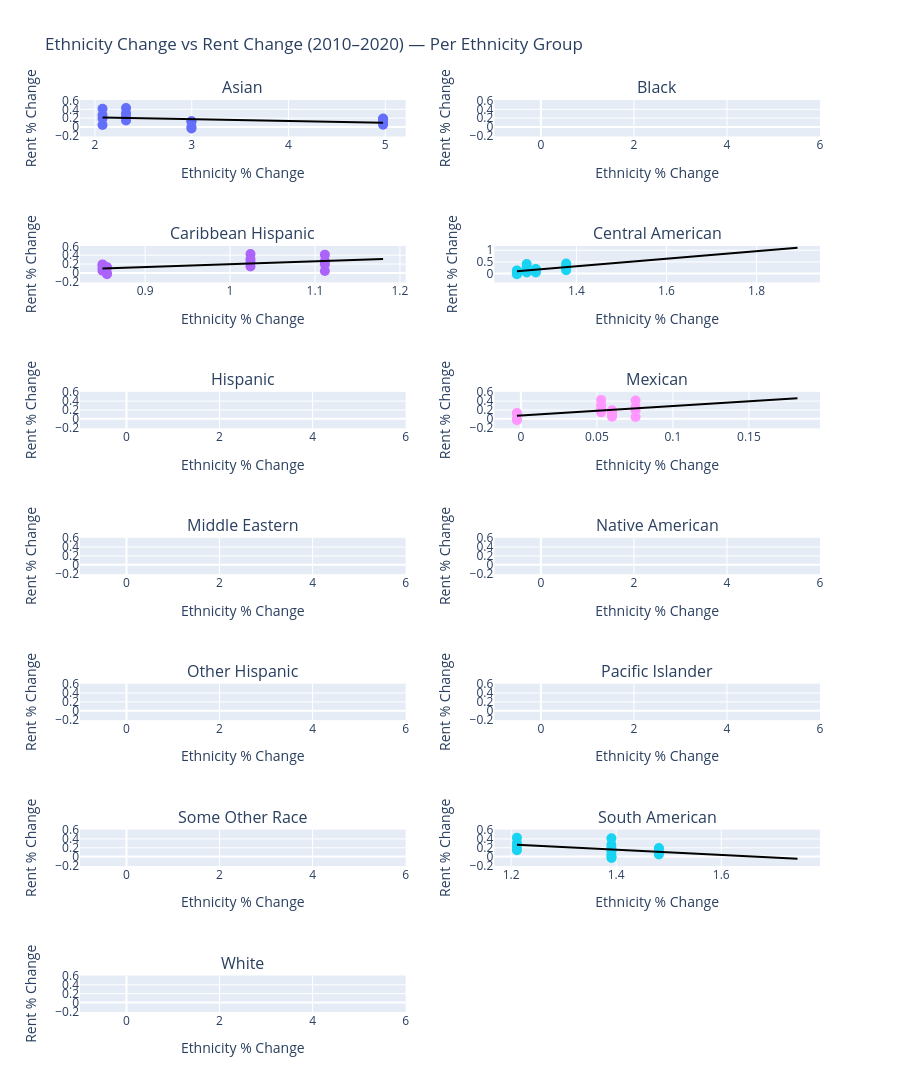

The notebook cell saved with this chart:
### Code cell
import plotly.graph_objects as go
from plotly.subplots import make_subplots
import numpy as np

# Get unique ethnicity groups
groups = df_merged['group'].unique()
n_groups = len(groups)

# Create subplot grid (auto layout: 2 columns)
cols = 2
rows = int(np.ceil(n_groups / cols))

fig = make_subplots(
    rows=rows,
    cols=cols,
    subplot_titles=groups,
    horizontal_spacing=0.12,
    vertical_spacing=0.12
)

row = 1
col = 1

for group in groups:
    sub = df_merged[df_merged['group'] == group]

    # Scatter points
    fig.add_trace(
        go.Scatter(
            x=sub['change_pct'],
            y=sub['rent_change_pct'],
            mode='markers',
            name=group,
            marker=dict(size=10),
            text=sub['borough'],
            hovertemplate=(
                "<b>%{text}</b><br>" +
                "Ethnicity change: %{x:.2%}<br>" +
                "Rent change: %{y:.2%}<br>"
            )
        ),
        row=row, col=col
    )

    # Regression line
    x = sub['change_pct']
    y = sub['rent_change_pct']

    m, b = safe_regression(x, y)

    if m is not None:
        x_line = np.linspace(x.min(), x.max(), 50)
        y_line = m * x_line + b

        fig.add_trace(
            go.Scatter(
                x=x_line,
                y=y_line,
                mode='lines',
                line=dict(color='black', width=2),
                showlegend=False
            ),
            row=row, col=col
        )
    else:
        print(f"Skipping regression for {group} (insufficient data or variance)")

    # Move to next subplot
    col += 1
    if col > cols:
        col = 1
        row += 1


# Layout
fig.update_layout(
    height=300 * rows,
    width=900,
    title="Ethnicity Change vs Rent Change (2010–2020) — Per Ethnicity Group",
    showlegend=False
)

fig.update_xaxes(title_text="Ethnicity % Change")
fig.update_yaxes(title_text="Rent % Change")

fig.show()

### Figure 1 — Plotly figure (JSON) as saved in the notebook; plotly's stock layout.template omitted (floating-point values rounded to 4 significant figures)
{"data": [{"hovertemplate": "<b>%{text}</b><br>Ethnicity change: %{x:.2%}<br>Rent change: %{y:.2%}<br>", "marker": {"size": 10}, "mode": "markers", "name": "Asian", "text": ["BRONX", "BRONX", "BRONX", "BRONX", "BROOKLYN", "BROOKLYN", "BROOKLYN", "BROOKLYN", "MANHATTAN", "MANHATTAN", "MANHATTAN", "MANHATTAN", "QUEENS", "QUEENS", "QUEENS", "QUEENS", "STATEN ISLAND", "STATEN ISLAND", "STATEN ISLAND", "STATEN ISLAND"], "type": "scatter", "x": [2.078, 2.078, 2.078, 2.078, 4.977, 4.977, 4.977, 4.977, 2.997, 2.997, 2.997, 2.997, 2.321, 2.321, 2.321, 2.321, 2.946, 2.946, 2.946, 2.946], "xaxis": "x", "y": [0.2691, 0.04355, 0.1936, 0.4126, 0.1702, 0.09909, 0.05013, 0.1928, 0.1308, -0.0005138, -0.03158, 0.1245, 0.2273, 0.1462, 0.4277, 0.3083, NaN, NaN, NaN, NaN], "yaxis": "y"}, {"line": {"color": "black", "width": 2}, "mode": "lines", "showlegend": false, "type": "scatter", "x": [2.078, 2.138, 2.197, 2.256, 2.315, 2.374, 2.433, 2.493, 2.552, 2.611, 2.67, 2.729, 2.788, 2.848, 2.907, 2.966, 3.025, 3.084, 3.143, 3.202, 3.262, 3.321, 3.38, 3.439, 3.498, 3.557, 3.617, 3.676, 3.735, 3.794, 3.853, 3.912, 3.972, 4.031, 4.09, 4.149, 4.208, 4.267, 4.327, 4.386, 4.445, 4.504, 4.563, 4.622, 4.681, 4.741, 4.8, 4.859, 4.918, 4.977], "xaxis": "x", "y": [0.2142, 0.2117, 0.2093, 0.2069, 0.2045, 0.2021, 0.1997, 0.1973, 0.1948, 0.1924, 0.19, 0.1876, 0.1852, 0.1828, 0.1804, 0.1779, 0.1755, 0.1731, 0.1707, 0.1683, 0.1659, 0.1635, 0.161, 0.1586, 0.1562, 0.1538, 0.1514, 0.149, 0.1466, 0.1441, 0.1417, 0.1393, 0.1369, 0.1345, 0.1321, 0.1297, 0.1272, 0.1248, 0.1224, 0.12, 0.1176, 0.1152, 0.1128, 0.1103, 0.1079, 0.1055, 0.1031, 0.1007, 0.09827, 0.09586], "yaxis": "y"}, {"hovertemplate": "<b>%{text}</b><br>Ethnicity change: %{x:.2%}<br>Rent change: %{y:.2%}<br>", "marker": {"size": 10}, "mode": "markers", "name": "Black", "text": ["BRONX", "BRONX", "BRONX", "BRONX", "BROOKLYN", "BROOKLYN", "BROOKLYN", "BROOKLYN", "MANHATTAN", "MANHATTAN", "MANHATTAN", "MANHATTAN", "QUEENS", "QUEENS", "QUEENS", "QUEENS", "STATEN ISLAND", "STATEN ISLAND", "STATEN ISLAND", "STATEN ISLAND"], "type": "scatter", "x": [Infinity, Infinity, Infinity, Infinity, Infinity, Infinity, Infinity, Infinity, Infinity, Infinity, Infinity, Infinity, Infinity, Infinity, Infinity, Infinity, Infinity, Infinity, Infinity, Infinity], "xaxis": "x2", "y": [0.2691, 0.04355, 0.1936, 0.4126, 0.1702, 0.09909, 0.05013, 0.1928, 0.1308, -0.0005138, -0.03158, 0.1245, 0.2273, 0.1462, 0.4277, 0.3083, NaN, NaN, NaN, NaN], "yaxis": "y2"}, {"hovertemplate": "<b>%{text}</b><br>Ethnicity change: %{x:.2%}<br>Rent change: %{y:.2%}<br>", "marker": {"size": 10}, "mode": "markers", "name": "Caribbean Hispanic", "text": ["BRONX", "BRONX", "BRONX", "BRONX", "BROOKLYN", "BROOKLYN", "BROOKLYN", "BROOKLYN", "MANHATTAN", "MANHATTAN", "MANHATTAN", "MANHATTAN", "QUEENS", "QUEENS", "QUEENS", "QUEENS", "STATEN ISLAND", "STATEN ISLAND", "STATEN ISLAND", "STATEN ISLAND"], "type": "scatter", "x": [1.112, 1.112, 1.112, 1.112, 0.8499, 0.8499, 0.8499, 0.8499, 0.8551, 0.8551, 0.8551, 0.8551, 1.024, 1.024, 1.024, 1.024, 1.18, 1.18, 1.18, 1.18], "xaxis": "x3", "y": [0.2691, 0.04355, 0.1936, 0.4126, 0.1702, 0.09909, 0.05013, 0.1928, 0.1308, -0.0005138, -0.03158, 0.1245, 0.2273, 0.1462, 0.4277, 0.3083, NaN, NaN, NaN, NaN], "yaxis": "y3"}, {"line": {"color": "black", "width": 2}, "mode": "lines", "showlegend": false, "type": "scatter", "x": [0.8499, 0.8566, 0.8634, 0.8701, 0.8768, 0.8836, 0.8903, 0.8971, 0.9038, 0.9105, 0.9173, 0.924, 0.9308, 0.9375, 0.9442, 0.951, 0.9577, 0.9645, 0.9712, 0.9779, 0.9847, 0.9914, 0.9981, 1.005, 1.012, 1.018, 1.025, 1.032, 1.039, 1.045, 1.052, 1.059, 1.066, 1.072, 1.079, 1.086, 1.093, 1.099, 1.106, 1.113, 1.119, 1.126, 1.133, 1.14, 1.146, 1.153, 1.16, 1.167, 1.173, 1.18], "xaxis": "x3", "y": [0.1013, 0.1057, 0.11, 0.1144, 0.1188, 0.1231, 0.1275, 0.1319, 0.1362, 0.1406, 0.145, 0.1493, 0.1537, 0.158, 0.1624, 0.1668, 0.1711, 0.1755, 0.1799, 0.1842, 0.1886, 0.193, 0.1973, 0.2017, 0.2061, 0.2104, 0.2148, 0.2192, 0.2235, 0.2279, 0.2323, 0.2366, 0.241, 0.2454, 0.2497, 0.2541, 0.2585, 0.2628, 0.2672, 0.2716, 0.2759, 0.2803, 0.2847, 0.289, 0.2934, 0.2977, 0.3021, 0.3065, 0.3108, 0.3152], "yaxis": "y3"}, {"hovertemplate": "<b>%{text}</b><br>Ethnicity change: %{x:.2%}<br>Rent change: %{y:.2%}<br>", "marker": {"size": 10}, "mode": "markers", "name": "Central American", "text": ["BRONX", "BRONX", "BRONX", "BRONX", "BROOKLYN", "BROOKLYN", "BROOKLYN", "BROOKLYN", "MANHATTAN", "MANHATTAN", "MANHATTAN", "MANHATTAN", "QUEENS", "QUEENS", "QUEENS", "QUEENS", "STATEN ISLAND", "STATEN ISLAND", "STATEN ISLAND", "STATEN ISLAND"], "type": "scatter", "x": [1.29, 1.29, 1.29, 1.29, 1.31, 1.31, 1.31, 1.31, 1.268, 1.268, 1.268, 1.268, 1.377, 1.377, 1.377, 1.377, 1.891, 1.891, 1.891, 1.891], "xaxis": "x4", "y": [0.2691, 0.04355, 0.1936, 0.4126, 0.1702, 0.09909, 0.05013, 0.1928, 0.1308, -0.0005138, -0.03158, 0.1245, 0.2273, 0.1462, 0.4277, 0.3083, NaN, NaN, NaN, NaN], "yaxis": "y4"}, {"line": {"color": "black", "width": 2}, "mode": "lines", "showlegend": false, "type": "scatter", "x": [1.268, 1.281, 1.293, 1.306, 1.319, 1.331, 1.344, 1.357, 1.37, 1.382, 1.395, 1.408, 1.42, 1.433, 1.446, 1.459, 1.471, 1.484, 1.497, 1.509, 1.522, 1.535, 1.548, 1.56, 1.573, 1.586, 1.598, 1.611, 1.624, 1.637, 1.649, 1.662, 1.675, 1.687, 1.7, 1.713, 1.726, 1.738, 1.751, 1.764, 1.776, 1.789, 1.802, 1.815, 1.827, 1.84, 1.853, 1.865, 1.878, 1.891], "xaxis": "x4", "y": [0.103, 0.1235, 0.144, 0.1645, 0.185, 0.2055, 0.226, 0.2465, 0.267, 0.2875, 0.308, 0.3285, 0.3491, 0.3696, 0.3901, 0.4106, 0.4311, 0.4516, 0.4721, 0.4926, 0.5131, 0.5336, 0.5541, 0.5746, 0.5951, 0.6156, 0.6361, 0.6566, 0.6771, 0.6976, 0.7181, 0.7386, 0.7591, 0.7796, 0.8001, 0.8206, 0.8412, 0.8617, 0.8822, 0.9027, 0.9232, 0.9437, 0.9642, 0.9847, 1.005, 1.026, 1.046, 1.067, 1.087, 1.108], "yaxis": "y4"}, {"hovertemplate": "<b>%{text}</b><br>Ethnicity change: %{x:.2%}<br>Rent change: %{y:.2%}<br>", "marker": {"size": 10}, "mode": "markers", "name": "Hispanic", "text": ["BRONX", "BRONX", "BRONX", "BRONX", "BROOKLYN", "BROOKLYN", "BROOKLYN", "BROOKLYN", "MANHATTAN", "MANHATTAN", "MANHATTAN", "MANHATTAN", "QUEENS", "QUEENS", "QUEENS", "QUEENS", "STATEN ISLAND", "STATEN ISLAND", "STATEN ISLAND", "STATEN ISLAND"], "type": "scatter", "x": [NaN, NaN, NaN, NaN, NaN, NaN, NaN, NaN, NaN, NaN, NaN, NaN, NaN, NaN, NaN, NaN, NaN, NaN, NaN, NaN], "xaxis": "x5", "y": [0.2691, 0.04355, 0.1936, 0.4126, 0.1702, 0.09909, 0.05013, 0.1928, 0.1308, -0.0005138, -0.03158, 0.1245, 0.2273, 0.1462, 0.4277, 0.3083, NaN, NaN, NaN, NaN], "yaxis": "y5"}, {"hovertemplate": "<b>%{text}</b><br>Ethnicity change: %{x:.2%}<br>Rent change: %{y:.2%}<br>", "marker": {"size": 10}, "mode": "markers", "name": "Mexican", "text": ["BRONX", "BRONX", "BRONX", "BRONX", "BROOKLYN", "BROOKLYN", "BROOKLYN", "BROOKLYN", "MANHATTAN", "MANHATTAN", "MANHATTAN", "MANHATTAN", "QUEENS", "QUEENS", "QUEENS", "QUEENS", "STATEN ISLAND", "STATEN ISLAND", "STATEN ISLAND", "STATEN ISLAND"], "type": "scatter", "x": [0.07544, 0.07544, 0.07544, 0.07544, 0.05996, 0.05996, 0.05996, 0.05996, -0.002597, -0.002597, -0.002597, -0.002597, 0.05276, 0.05276, 0.05276, 0.05276, 0.1819, 0.1819, 0.1819, 0.1819], "xaxis": "x6", "y": [0.2691, 0.04355, 0.1936, 0.4126, 0.1702, 0.09909, 0.05013, 0.1928, 0.1308, -0.0005138, -0.03158, 0.1245, 0.2273, 0.1462, 0.4277, 0.3083, NaN, NaN, NaN, NaN], "yaxis": "y6"}, {"line": {"color": "black", "width": 2}, "mode": "lines", "showlegend": false, "type": "scatter", "x": [-0.002597, 0.001168, 0.004934, 0.0087, 0.01247, 0.01623, 0.02, 0.02376, 0.02753, 0.03129, 0.03506, 0.03882, 0.04259, 0.04636, 0.05012, 0.05389, 0.05765, 0.06142, 0.06518, 0.06895, 0.07272, 0.07648, 0.08025, 0.08401, 0.08778, 0.09154, 0.09531, 0.09908, 0.1028, 0.1066, 0.1104, 0.1141, 0.1179, 0.1217, 0.1254, 0.1292, 0.133, 0.1367, 0.1405, 0.1443, 0.148, 0.1518, 0.1556, 0.1593, 0.1631, 0.1669, 0.1706, 0.1744, 0.1782, 0.1819], "xaxis": "x6", "y": [0.06758, 0.07566, 0.08375, 0.09183, 0.09991, 0.108, 0.1161, 0.1242, 0.1322, 0.1403, 0.1484, 0.1565, 0.1646, 0.1727, 0.1807, 0.1888, 0.1969, 0.205, 0.2131, 0.2211, 0.2292, 0.2373, 0.2454, 0.2535, 0.2616, 0.2696, 0.2777, 0.2858, 0.2939, 0.302, 0.3101, 0.3181, 0.3262, 0.3343, 0.3424, 0.3505, 0.3586, 0.3666, 0.3747, 0.3828, 0.3909, 0.399, 0.407, 0.4151, 0.4232, 0.4313, 0.4394, 0.4475, 0.4555, 0.4636], "yaxis": "y6"}, {"hovertemplate": "<b>%{text}</b><br>Ethnicity change: %{x:.2%}<br>Rent change: %{y:.2%}<br>", "marker": {"size": 10}, "mode": "markers", "name": "Middle Eastern", "text": ["BRONX", "BRONX", "BRONX", "BRONX", "BROOKLYN", "BROOKLYN", "BROOKLYN", "BROOKLYN", "MANHATTAN", "MANHATTAN", "MANHATTAN", "MANHATTAN", "QUEENS", "QUEENS", "QUEENS", "QUEENS", "STATEN ISLAND", "STATEN ISLAND", "STATEN ISLAND", "STATEN ISLAND"], "type": "scatter", "x": [Infinity, Infinity, Infinity, Infinity, Infinity, Infinity, Infinity, Infinity, Infinity, Infinity, Infinity, Infinity, Infinity, Infinity, Infinity, Infinity, Infinity, Infinity, Infinity, Infinity], "xaxis": "x7", "y": [0.2691, 0.04355, 0.1936, 0.4126, 0.1702, 0.09909, 0.05013, 0.1928, 0.1308, -0.0005138, -0.03158, 0.1245, 0.2273, 0.1462, 0.4277, 0.3083, NaN, NaN, NaN, NaN], "yaxis": "y7"}, {"hovertemplate": "<b>%{text}</b><br>Ethnicity change: %{x:.2%}<br>Rent change: %{y:.2%}<br>", "marker": {"size": 10}, "mode": "markers", "name": "Native American", "text": ["BRONX", "BRONX", "BRONX", "BRONX", "BROOKLYN", "BROOKLYN", "BROOKLYN", "BROOKLYN", "MANHATTAN", "MANHATTAN", "MANHATTAN", "MANHATTAN", "QUEENS", "QUEENS", "QUEENS", "QUEENS", "STATEN ISLAND", "STATEN ISLAND", "STATEN ISLAND", "STATEN ISLAND"], "type": "scatter", "x": [Infinity, Infinity, Infinity, Infinity, Infinity, Infinity, Infinity, Infinity, Infinity, Infinity, Infinity, Infinity, Infinity, Infinity, Infinity, Infinity, Infinity, Infinity, Infinity, Infinity], "xaxis": "x8", "y": [0.2691, 0.04355, 0.1936, 0.4126, 0.1702, 0.09909, 0.05013, 0.1928, 0.1308, -0.0005138, -0.03158, 0.1245, 0.2273, 0.1462, 0.4277, 0.3083, NaN, NaN, NaN, NaN], "yaxis": "y8"}, {"hovertemplate": "<b>%{text}</b><br>Ethnicity change: %{x:.2%}<br>Rent change: %{y:.2%}<br>", "marker": {"size": 10}, "mode": "markers", "name": "Other Hispanic", "text": ["BRONX", "BRONX", "BRONX", "BRONX", "BROOKLYN", "BROOKLYN", "BROOKLYN", "BROOKLYN", "MANHATTAN", "MANHATTAN", "MANHATTAN", "MANHATTAN", "QUEENS", "QUEENS", "QUEENS", "QUEENS", "STATEN ISLAND", "STATEN ISLAND", "STATEN ISLAND", "STATEN ISLAND"], "type": "scatter", "x": [Infinity, Infinity, Infinity, Infinity, Infinity, Infinity, Infinity, Infinity, Infinity, Infinity, Infinity, Infinity, Infinity, Infinity, Infinity, Infinity, Infinity, Infinity, Infinity, Infinity], "xaxis": "x9", "y": [0.2691, 0.04355, 0.1936, 0.4126, 0.1702, 0.09909, 0.05013, 0.1928, 0.1308, -0.0005138, -0.03158, 0.1245, 0.2273, 0.1462, 0.4277, 0.3083, NaN, NaN, NaN, NaN], "yaxis": "y9"}, {"hovertemplate": "<b>%{text}</b><br>Ethnicity change: %{x:.2%}<br>Rent change: %{y:.2%}<br>", "marker": {"size": 10}, "mode": "markers", "name": "Pacific Islander", "text": ["BRONX", "BRONX", "BRONX", "BRONX", "BROOKLYN", "BROOKLYN", "BROOKLYN", "BROOKLYN", "MANHATTAN", "MANHATTAN", "MANHATTAN", "MANHATTAN", "QUEENS", "QUEENS", "QUEENS", "QUEENS", "STATEN ISLAND", "STATEN ISLAND", "STATEN ISLAND", "STATEN ISLAND"], "type": "scatter", "x": [Infinity, Infinity, Infinity, Infinity, Infinity, Infinity, Infinity, Infinity, Infinity, Infinity, Infinity, Infinity, Infinity, Infinity, Infinity, Infinity, Infinity, Infinity, Infinity, Infinity], "xaxis": "x10", "y": [0.2691, 0.04355, 0.1936, 0.4126, 0.1702, 0.09909, 0.05013, 0.1928, 0.1308, -0.0005138, -0.03158, 0.1245, 0.2273, 0.1462, 0.4277, 0.3083, NaN, NaN, NaN, NaN], "yaxis": "y10"}, {"hovertemplate": "<b>%{text}</b><br>Ethnicity change: %{x:.2%}<br>Rent change: %{y:.2%}<br>", "marker": {"size": 10}, "mode": "markers", "name": "Some Other Race", "text": ["BRONX", "BRONX", "BRONX", "BRONX", "BROOKLYN", "BROOKLYN", "BROOKLYN", "BROOKLYN", "MANHATTAN", "MANHATTAN", "MANHATTAN", "MANHATTAN", "QUEENS", "QUEENS", "QUEENS", "QUEENS", "STATEN ISLAND", "STATEN ISLAND", "STATEN ISLAND", "STATEN ISLAND"], "type": "scatter", "x": [Infinity, Infinity, Infinity, Infinity, Infinity, Infinity, Infinity, Infinity, Infinity, Infinity, Infinity, Infinity, Infinity, Infinity, Infinity, Infinity, Infinity, Infinity, Infinity, Infinity], "xaxis": "x11", "y": [0.2691, 0.04355, 0.1936, 0.4126, 0.1702, 0.09909, 0.05013, 0.1928, 0.1308, -0.0005138, -0.03158, 0.1245, 0.2273, 0.1462, 0.4277, 0.3083, NaN, NaN, NaN, NaN], "yaxis": "y11"}, {"hovertemplate": "<b>%{text}</b><br>Ethnicity change: %{x:.2%}<br>Rent change: %{y:.2%}<br>", "marker": {"size": 10}, "mode": "markers", "name": "South American", "text": ["BRONX", "BRONX", "BRONX", "BRONX", "BROOKLYN", "BROOKLYN", "BROOKLYN", "BROOKLYN", "MANHATTAN", "MANHATTAN", "MANHATTAN", "MANHATTAN", "QUEENS", "QUEENS", "QUEENS", "QUEENS", "STATEN ISLAND", "STATEN ISLAND", "STATEN ISLAND", "STATEN ISLAND"], "type": "scatter", "x": [1.391, 1.391, 1.391, 1.391, 1.481, 1.481, 1.481, 1.481, 1.391, 1.391, 1.391, 1.391, 1.211, 1.211, 1.211, 1.211, 1.745, 1.745, 1.745, 1.745], "xaxis": "x12", "y": [0.2691, 0.04355, 0.1936, 0.4126, 0.1702, 0.09909, 0.05013, 0.1928, 0.1308, -0.0005138, -0.03158, 0.1245, 0.2273, 0.1462, 0.4277, 0.3083, NaN, NaN, NaN, NaN], "yaxis": "y12"}, {"line": {"color": "black", "width": 2}, "mode": "lines", "showlegend": false, "type": "scatter", "x": [1.211, 1.222, 1.233, 1.244, 1.255, 1.266, 1.276, 1.287, 1.298, 1.309, 1.32, 1.331, 1.342, 1.353, 1.364, 1.375, 1.385, 1.396, 1.407, 1.418, 1.429, 1.44, 1.451, 1.462, 1.473, 1.484, 1.494, 1.505, 1.516, 1.527, 1.538, 1.549, 1.56, 1.571, 1.582, 1.593, 1.603, 1.614, 1.625, 1.636, 1.647, 1.658, 1.669, 1.68, 1.691, 1.702, 1.712, 1.723, 1.734, 1.745], "xaxis": "x12", "y": [0.2663, 0.2599, 0.2534, 0.2469, 0.2404, 0.234, 0.2275, 0.221, 0.2145, 0.208, 0.2016, 0.1951, 0.1886, 0.1821, 0.1757, 0.1692, 0.1627, 0.1562, 0.1498, 0.1433, 0.1368, 0.1303, 0.1239, 0.1174, 0.1109, 0.1044, 0.09796, 0.09149, 0.08501, 0.07854, 0.07206, 0.06558, 0.05911, 0.05263, 0.04616, 0.03968, 0.03321, 0.02673, 0.02025, 0.01378, 0.007303, 0.0008271, -0.005649, -0.01212, -0.0186, -0.02508, -0.03155, -0.03803, -0.0445, -0.05098], "yaxis": "y12"}, {"hovertemplate": "<b>%{text}</b><br>Ethnicity change: %{x:.2%}<br>Rent change: %{y:.2%}<br>", "marker": {"size": 10}, "mode": "markers", "name": "White", "text": ["BRONX", "BRONX", "BRONX", "BRONX", "BROOKLYN", "BROOKLYN", "BROOKLYN", "BROOKLYN", "MANHATTAN", "MANHATTAN", "MANHATTAN", "MANHATTAN", "QUEENS", "QUEENS", "QUEENS", "QUEENS", "STATEN ISLAND", "STATEN ISLAND", "STATEN ISLAND", "STATEN ISLAND"], "type": "scatter", "x": [Infinity, Infinity, Infinity, Infinity, Infinity, Infinity, Infinity, Infinity, Infinity, Infinity, Infinity, Infinity, Infinity, Infinity, Infinity, Infinity, Infinity, Infinity, Infinity, Infinity], "xaxis": "x13", "y": [0.2691, 0.04355, 0.1936, 0.4126, 0.1702, 0.09909, 0.05013, 0.1928, 0.1308, -0.0005138, -0.03158, 0.1245, 0.2273, 0.1462, 0.4277, 0.3083, NaN, NaN, NaN, NaN], "yaxis": "y13"}], "layout": {"annotations": [{"font": {"size": 16}, "showarrow": false, "text": "Asian", "x": 0.22, "xanchor": "center", "xref": "paper", "y": 1, "yanchor": "bottom", "yref": "paper"}, {"font": {"size": 16}, "showarrow": false, "text": "Black", "x": 0.78, "xanchor": "center", "xref": "paper", "y": 1, "yanchor": "bottom", "yref": "paper"}, {"font": {"size": 16}, "showarrow": false, "text": "Caribbean Hispanic", "x": 0.22, "xanchor": "center", "xref": "paper", "y": 0.84, "yanchor": "bottom", "yref": "paper"}, {"font": {"size": 16}, "showarrow": false, "text": "Central American", "x": 0.78, "xanchor": "center", "xref": "paper", "y": 0.84, "yanchor": "bottom", "yref": "paper"}, {"font": {"size": 16}, "showarrow": false, "text": "Hispanic", "x": 0.22, "xanchor": "center", "xref": "paper", "y": 0.68, "yanchor": "bottom", "yref": "paper"}, {"font": {"size": 16}, "showarrow": false, "text": "Mexican", "x": 0.78, "xanchor": "center", "xref": "paper", "y": 0.68, "yanchor": "bottom", "yref": "paper"}, {"font": {"size": 16}, "showarrow": false, "text": "Middle Eastern", "x": 0.22, "xanchor": "center", "xref": "paper", "y": 0.52, "yanchor": "bottom", "yref": "paper"}, {"font": {"size": 16}, "showarrow": false, "text": "Native American", "x": 0.78, "xanchor": "center", "xref": "paper", "y": 0.52, "yanchor": "bottom", "yref": "paper"}, {"font": {"size": 16}, "showarrow": false, "text": "Other Hispanic", "x": 0.22, "xanchor": "center", "xref": "paper", "y": 0.36, "yanchor": "bottom", "yref": "paper"}, {"font": {"size": 16}, "showarrow": false, "text": "Pacific Islander", "x": 0.78, "xanchor": "center", "xref": "paper", "y": 0.36, "yanchor": "bottom", "yref": "paper"}, {"font": {"size": 16}, "showarrow": false, "text": "Some Other Race", "x": 0.22, "xanchor": "center", "xref": "paper", "y": 0.2, "yanchor": "bottom", "yref": "paper"}, {"font": {"size": 16}, "showarrow": false, "text": "South American", "x": 0.78, "xanchor": "center", "xref": "paper", "y": 0.2, "yanchor": "bottom", "yref": "paper"}, {"font": {"size": 16}, "showarrow": false, "text": "White", "x": 0.22, "xanchor": "center", "xref": "paper", "y": 0.04, "yanchor": "bottom", "yref": "paper"}], "height": 2100, "showlegend": false, "title": {"text": "Ethnicity Change vs Rent Change (2010–2020) — Per Ethnicity Group"}, "width": 900, "xaxis": {"anchor": "y", "domain": [0, 0.44], "title": {"text": "Ethnicity % Change"}}, "xaxis10": {"anchor": "y10", "domain": [0.56, 1], "title": {"text": "Ethnicity % Change"}}, "xaxis11": {"anchor": "y11", "domain": [0, 0.44], "title": {"text": "Ethnicity % Change"}}, "xaxis12": {"anchor": "y12", "domain": [0.56, 1], "title": {"text": "Ethnicity % Change"}}, "xaxis13": {"anchor": "y13", "domain": [0, 0.44], "title": {"text": "Ethnicity % Change"}}, "xaxis14": {"anchor": "y14", "domain": [0.56, 1], "title": {"text": "Ethnicity % Change"}}, "xaxis2": {"anchor": "y2", "domain": [0.56, 1], "title": {"text": "Ethnicity % Change"}}, "xaxis3": {"anchor": "y3", "domain": [0, 0.44], "title": {"text": "Ethnicity % Change"}}, "xaxis4": {"anchor": "y4", "domain": [0.56, 1], "title": {"text": "Ethnicity % Change"}}, "xaxis5": {"anchor": "y5", "domain": [0, 0.44], "title": {"text": "Ethnicity % Change"}}, "xaxis6": {"anchor": "y6", "domain": [0.56, 1], "title": {"text": "Ethnicity % Change"}}, "xaxis7": {"anchor": "y7", "domain": [0, 0.44], "title": {"text": "Ethnicity % Change"}}, "xaxis8": {"anchor": "y8", "domain": [0.56, 1], "title": {"text": "Ethnicity % Change"}}, "xaxis9": {"anchor": "y9", "domain": [0, 0.44], "title": {"text": "Ethnicity % Change"}}, "yaxis": {"anchor": "x", "domain": [0.96, 1], "title": {"text": "Rent % Change"}}, "yaxis10": {"anchor": "x10", "domain": [0.32, 0.36], "title": {"text": "Rent % Change"}}, "yaxis11": {"anchor": "x11", "domain": [0.16, 0.2], "title": {"text": "Rent % Change"}}, "yaxis12": {"anchor": "x12", "domain": [0.16, 0.2], "title": {"text": "Rent % Change"}}, "yaxis13": {"anchor": "x13", "domain": [0, 0.04], "title": {"text": "Rent % Change"}}, "yaxis14": {"anchor": "x14", "domain": [0, 0.04], "title": {"text": "Rent % Change"}}, "yaxis2": {"anchor": "x2", "domain": [0.96, 1], "title": {"text": "Rent % Change"}}, "yaxis3": {"anchor": "x3", "domain": [0.8, 0.84], "title": {"text": "Rent % Change"}}, "yaxis4": {"anchor": "x4", "domain": [0.8, 0.84], "title": {"text": "Rent % Change"}}, "yaxis5": {"anchor": "x5", "domain": [0.64, 0.68], "title": {"text": "Rent % Change"}}, "yaxis6": {"anchor": "x6", "domain": [0.64, 0.68], "title": {"text": "Rent % Change"}}, "yaxis7": {"anchor": "x7", "domain": [0.48, 0.52], "title": {"text": "Rent % Change"}}, "yaxis8": {"anchor": "x8", "domain": [0.48, 0.52], "title": {"text": "Rent % Change"}}, "yaxis9": {"anchor": "x9", "domain": [0.32, 0.36], "title": {"text": "Rent % Change"}}}}
